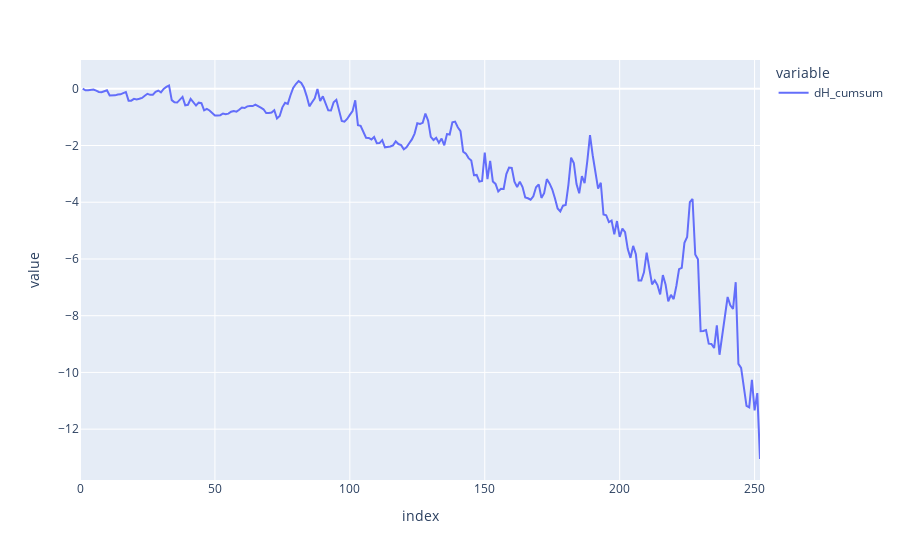

Here is the notebook cell this chart was saved with:
### Code cell
px.line(strategy_cumsum_pnl)

### Figure 1 — Plotly figure (JSON) as saved in the notebook; plotly's stock layout.template omitted (floating-point values rounded to 4 significant figures; data arrays with more than 128 entries replaced by an {"elided": "..."} marker saying what was removed)
{"data": [{"hovertemplate": "variable=dH_cumsum<br>index=%{x}<br>value=%{y}<extra></extra>", "legendgroup": "dH_cumsum", "line": {"color": "#636efa", "dash": "solid"}, "marker": {"symbol": "circle"}, "mode": "lines", "name": "dH_cumsum", "orientation": "v", "showlegend": true, "type": "scatter", "x": {"elided": "253 int values"}, "xaxis": "x", "y": {"elided": "253 float values"}, "yaxis": "y"}], "layout": {"legend": {"title": {"text": "variable"}, "tracegroupgap": 0}, "margin": {"t": 60}, "xaxis": {"anchor": "y", "domain": [0, 1], "title": {"text": "index"}}, "yaxis": {"anchor": "x", "domain": [0, 1], "title": {"text": "value"}}}}
